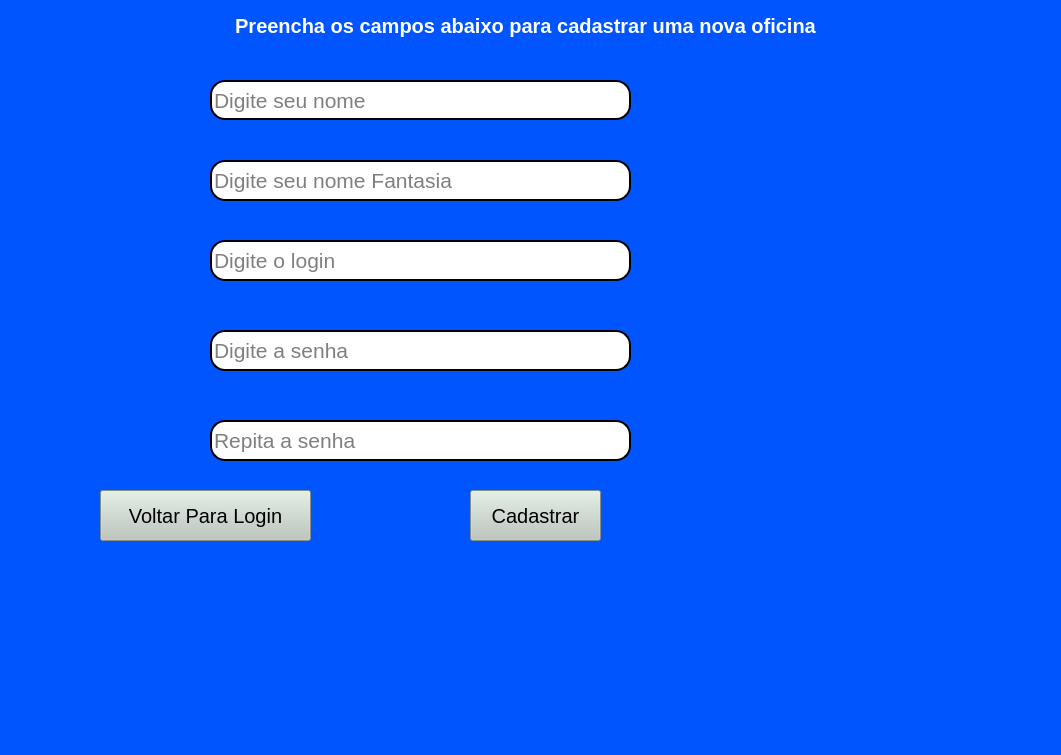
<?xml version="1.0" encoding="UTF-8"?>
<ui version="4.0">
 <class>Tela_Cadastro__oficinas_os</class>
 <widget class="QMainWindow" name="Tela_Cadastro__oficinas_os">
  <property name="geometry">
   <rect>
    <x>0</x>
    <y>0</y>
    <width>1061</width>
    <height>755</height>
   </rect>
  </property>
  <property name="windowTitle">
   <string>Tela de Cadastro de Oficinas</string>
  </property>
  <property name="styleSheet">
   <string notr="true">background-color: rgb(0, 85, 255);</string>
  </property>
  <widget class="QWidget" name="centralwidget">
   <widget class="QLabel" name="label">
    <property name="geometry">
     <rect>
      <x>20</x>
      <y>10</y>
      <width>1011</width>
      <height>31</height>
     </rect>
    </property>
    <property name="font">
     <font>
      <pointsize>15</pointsize>
      <weight>75</weight>
      <bold>true</bold>
     </font>
    </property>
    <property name="styleSheet">
     <string notr="true">color: rgb(255, 255, 255);</string>
    </property>
    <property name="text">
     <string>Preencha os campos abaixo para cadastrar uma nova oficina</string>
    </property>
    <property name="alignment">
     <set>Qt::AlignCenter</set>
    </property>
   </widget>
   <widget class="QLineEdit" name="lineEdit">
    <property name="geometry">
     <rect>
      <x>210</x>
      <y>80</y>
      <width>421</width>
      <height>40</height>
     </rect>
    </property>
    <property name="font">
     <font>
      <pointsize>16</pointsize>
     </font>
    </property>
    <property name="contextMenuPolicy">
     <enum>Qt::PreventContextMenu</enum>
    </property>
    <property name="styleSheet">
     <string notr="true">background-color:rgb(255,255,255);
border-radius:15px;
border-style:outset;
border-width:2px;</string>
    </property>
    <property name="inputMethodHints">
     <set>Qt::ImhHiddenText</set>
    </property>
    <property name="inputMask">
     <string/>
    </property>
    <property name="text">
     <string/>
    </property>
    <property name="placeholderText">
     <string>Digite seu nome </string>
    </property>
    <property name="clearButtonEnabled">
     <bool>false</bool>
    </property>
   </widget>
   <widget class="QLineEdit" name="lineEdit_2">
    <property name="geometry">
     <rect>
      <x>210</x>
      <y>240</y>
      <width>421</width>
      <height>41</height>
     </rect>
    </property>
    <property name="font">
     <font>
      <pointsize>16</pointsize>
     </font>
    </property>
    <property name="contextMenuPolicy">
     <enum>Qt::PreventContextMenu</enum>
    </property>
    <property name="autoFillBackground">
     <bool>false</bool>
    </property>
    <property name="styleSheet">
     <string notr="true">background-color:rgb(255,255,255);
border-radius:15px;
border-style:outset;
border-width:2px;</string>
    </property>
    <property name="inputMethodHints">
     <set>Qt::ImhNone</set>
    </property>
    <property name="inputMask">
     <string/>
    </property>
    <property name="text">
     <string/>
    </property>
    <property name="placeholderText">
     <string>Digite o login</string>
    </property>
    <property name="cursorMoveStyle">
     <enum>Qt::LogicalMoveStyle</enum>
    </property>
    <property name="clearButtonEnabled">
     <bool>false</bool>
    </property>
   </widget>
   <widget class="QLineEdit" name="lineEdit_3">
    <property name="geometry">
     <rect>
      <x>210</x>
      <y>330</y>
      <width>421</width>
      <height>41</height>
     </rect>
    </property>
    <property name="font">
     <font>
      <pointsize>16</pointsize>
     </font>
    </property>
    <property name="contextMenuPolicy">
     <enum>Qt::PreventContextMenu</enum>
    </property>
    <property name="styleSheet">
     <string notr="true">background-color:rgb(255,255,255);
border-radius:15px;
border-style:outset;
border-width:2px;</string>
    </property>
    <property name="text">
     <string/>
    </property>
    <property name="echoMode">
     <enum>QLineEdit::Password</enum>
    </property>
    <property name="placeholderText">
     <string>Digite a senha</string>
    </property>
    <property name="clearButtonEnabled">
     <bool>false</bool>
    </property>
   </widget>
   <widget class="QLineEdit" name="lineEdit_4">
    <property name="geometry">
     <rect>
      <x>210</x>
      <y>420</y>
      <width>421</width>
      <height>41</height>
     </rect>
    </property>
    <property name="font">
     <font>
      <pointsize>16</pointsize>
     </font>
    </property>
    <property name="contextMenuPolicy">
     <enum>Qt::PreventContextMenu</enum>
    </property>
    <property name="styleSheet">
     <string notr="true">background-color:rgb(255,255,255);
border-radius:15px;
border-style:outset;
border-width:2px;</string>
    </property>
    <property name="text">
     <string/>
    </property>
    <property name="echoMode">
     <enum>QLineEdit::Password</enum>
    </property>
    <property name="placeholderText">
     <string>Repita a senha</string>
    </property>
    <property name="clearButtonEnabled">
     <bool>false</bool>
    </property>
   </widget>
   <widget class="QPushButton" name="pb_cadastrar">
    <property name="geometry">
     <rect>
      <x>470</x>
      <y>490</y>
      <width>131</width>
      <height>51</height>
     </rect>
    </property>
    <property name="font">
     <font>
      <pointsize>15</pointsize>
     </font>
    </property>
    <property name="styleSheet">
     <string notr="true">
background-color: rgb(186, 199, 189);</string>
    </property>
    <property name="text">
     <string>Cadastrar</string>
    </property>
   </widget>
   <widget class="QLineEdit" name="lineEdit_1">
    <property name="geometry">
     <rect>
      <x>210</x>
      <y>160</y>
      <width>421</width>
      <height>41</height>
     </rect>
    </property>
    <property name="font">
     <font>
      <pointsize>16</pointsize>
     </font>
    </property>
    <property name="contextMenuPolicy">
     <enum>Qt::PreventContextMenu</enum>
    </property>
    <property name="layoutDirection">
     <enum>Qt::RightToLeft</enum>
    </property>
    <property name="styleSheet">
     <string notr="true">background-color:rgb(255,255,255);
border-radius:15px;
border-style:outset;
border-width:2px;</string>
    </property>
    <property name="locale">
     <locale language="Portuguese" country="Brazil"/>
    </property>
    <property name="inputMethodHints">
     <set>Qt::ImhHiddenText</set>
    </property>
    <property name="text">
     <string/>
    </property>
    <property name="placeholderText">
     <string>Digite seu nome Fantasia</string>
    </property>
    <property name="clearButtonEnabled">
     <bool>false</bool>
    </property>
   </widget>
   <widget class="QPushButton" name="pb_cadastrar_2">
    <property name="geometry">
     <rect>
      <x>100</x>
      <y>490</y>
      <width>211</width>
      <height>51</height>
     </rect>
    </property>
    <property name="font">
     <font>
      <pointsize>15</pointsize>
     </font>
    </property>
    <property name="styleSheet">
     <string notr="true">
background-color: rgb(186, 199, 189);</string>
    </property>
    <property name="text">
     <string>Voltar Para Login</string>
    </property>
   </widget>
  </widget>
  <widget class="QMenuBar" name="menubar">
   <property name="geometry">
    <rect>
     <x>0</x>
     <y>0</y>
     <width>1061</width>
     <height>26</height>
    </rect>
   </property>
  </widget>
  <widget class="QStatusBar" name="statusBar"/>
 </widget>
 <tabstops>
  <tabstop>lineEdit</tabstop>
  <tabstop>lineEdit_1</tabstop>
  <tabstop>lineEdit_2</tabstop>
  <tabstop>lineEdit_3</tabstop>
  <tabstop>lineEdit_4</tabstop>
  <tabstop>pb_cadastrar</tabstop>
 </tabstops>
 <resources/>
 <connections/>
</ui>
